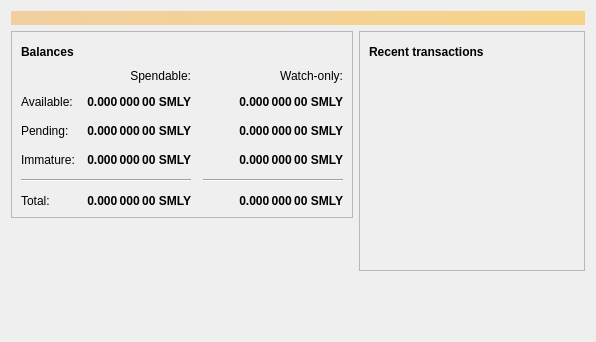
<?xml version="1.0" encoding="UTF-8"?>
<ui version="4.0">
 <class>OverviewPage</class>
 <widget class="QWidget" name="OverviewPage">
  <property name="geometry">
   <rect>
    <x>0</x>
    <y>0</y>
    <width>596</width>
    <height>342</height>
   </rect>
  </property>
  <property name="windowTitle">
   <string>Form</string>
  </property>
  <layout class="QVBoxLayout" name="topLayout">
   <item>
    <widget class="QLabel" name="labelAlerts">
     <property name="visible">
      <bool>false</bool>
     </property>
     <property name="styleSheet">
      <string notr="true">QLabel { background-color: qlineargradient(x1: 0, y1: 0, x2: 1, y2: 0, stop:0 #F0D0A0, stop:1 #F8D488); color:#000000; }</string>
     </property>
     <property name="wordWrap">
      <bool>true</bool>
     </property>
     <property name="margin">
      <number>3</number>
     </property>
     <property name="textInteractionFlags">
      <set>Qt::TextSelectableByMouse</set>
     </property>
    </widget>
   </item>
   <item>
    <layout class="QHBoxLayout" name="horizontalLayout" stretch="1,1">
     <item>
      <layout class="QVBoxLayout" name="verticalLayout_2">
       <item>
        <widget class="QFrame" name="frame">
         <property name="frameShape">
          <enum>QFrame::StyledPanel</enum>
         </property>
         <property name="frameShadow">
          <enum>QFrame::Raised</enum>
         </property>
         <layout class="QVBoxLayout" name="verticalLayout_4">
          <item>
           <layout class="QHBoxLayout" name="horizontalLayout_4">
            <item>
             <widget class="QLabel" name="label_5">
              <property name="font">
               <font>
                <weight>75</weight>
                <bold>true</bold>
               </font>
              </property>
              <property name="text">
               <string>Balances</string>
              </property>
             </widget>
            </item>
            <item>
             <widget class="QPushButton" name="labelWalletStatus">
              <property name="enabled">
               <bool>true</bool>
              </property>
              <property name="maximumSize">
               <size>
                <width>30</width>
                <height>16777215</height>
               </size>
              </property>
              <property name="toolTip">
               <string>The displayed information may be out of date. Your wallet automatically synchronizes with the Smileycoin network after a connection is established, but this process has not completed yet.</string>
              </property>
              <property name="text">
               <string/>
              </property>
              <property name="icon">
               <iconset resource="../bitcoin.qrc">
                <normaloff>:/icons/warning</normaloff>
                <disabledoff>:/icons/warning</disabledoff>:/icons/warning</iconset>
              </property>
              <property name="iconSize">
               <size>
                <width>24</width>
                <height>24</height>
               </size>
              </property>
              <property name="flat">
               <bool>true</bool>
              </property>
             </widget>
            </item>
            <item>
             <spacer name="horizontalSpacer_3">
              <property name="orientation">
               <enum>Qt::Horizontal</enum>
              </property>
              <property name="sizeHint" stdset="0">
               <size>
                <width>40</width>
                <height>20</height>
               </size>
              </property>
             </spacer>
            </item>
           </layout>
          </item>
          <item>
           <layout class="QGridLayout" name="gridLayout">
            <property name="spacing">
             <number>12</number>
            </property>
            <item row="2" column="2">
             <widget class="QLabel" name="labelWatchPending">
              <property name="font">
               <font>
                <weight>75</weight>
                <bold>true</bold>
               </font>
              </property>
              <property name="cursor">
               <cursorShape>IBeamCursor</cursorShape>
              </property>
              <property name="toolTip">
               <string>Unconfirmed transactions to watch-only addresses</string>
              </property>
              <property name="text">
               <string notr="true">0.000 000 00 SMLY</string>
              </property>
              <property name="alignment">
               <set>Qt::AlignRight|Qt::AlignTrailing|Qt::AlignVCenter</set>
              </property>
              <property name="textInteractionFlags">
               <set>Qt::LinksAccessibleByMouse|Qt::TextSelectableByKeyboard|Qt::TextSelectableByMouse</set>
              </property>
             </widget>
            </item>
            <item row="2" column="1">
             <widget class="QLabel" name="labelUnconfirmed">
              <property name="font">
               <font>
                <weight>75</weight>
                <bold>true</bold>
               </font>
              </property>
              <property name="cursor">
               <cursorShape>IBeamCursor</cursorShape>
              </property>
              <property name="toolTip">
               <string>Total of transactions that have yet to be confirmed, and do not yet count toward the spendable balance</string>
              </property>
              <property name="text">
               <string notr="true">0.000 000 00 SMLY</string>
              </property>
              <property name="alignment">
               <set>Qt::AlignRight|Qt::AlignTrailing|Qt::AlignVCenter</set>
              </property>
              <property name="textInteractionFlags">
               <set>Qt::LinksAccessibleByMouse|Qt::TextSelectableByKeyboard|Qt::TextSelectableByMouse</set>
              </property>
             </widget>
            </item>
            <item row="3" column="2">
             <widget class="QLabel" name="labelWatchImmature">
              <property name="font">
               <font>
                <weight>75</weight>
                <bold>true</bold>
               </font>
              </property>
              <property name="cursor">
               <cursorShape>IBeamCursor</cursorShape>
              </property>
              <property name="toolTip">
               <string>Mined balance in watch-only addresses that has not yet matured</string>
              </property>
              <property name="text">
               <string notr="true">0.000 000 00 SMLY</string>
              </property>
              <property name="alignment">
               <set>Qt::AlignRight|Qt::AlignTrailing|Qt::AlignVCenter</set>
              </property>
              <property name="textInteractionFlags">
               <set>Qt::LinksAccessibleByMouse|Qt::TextSelectableByKeyboard|Qt::TextSelectableByMouse</set>
              </property>
             </widget>
            </item>
            <item row="4" column="0" colspan="2">
             <widget class="Line" name="line">
              <property name="orientation">
               <enum>Qt::Horizontal</enum>
              </property>
             </widget>
            </item>
            <item row="4" column="2">
             <widget class="Line" name="lineWatchBalance">
              <property name="sizePolicy">
               <sizepolicy hsizetype="Preferred" vsizetype="Fixed">
                <horstretch>0</horstretch>
                <verstretch>0</verstretch>
               </sizepolicy>
              </property>
              <property name="minimumSize">
               <size>
                <width>140</width>
                <height>0</height>
               </size>
              </property>
              <property name="orientation">
               <enum>Qt::Horizontal</enum>
              </property>
             </widget>
            </item>
            <item row="5" column="0">
             <widget class="QLabel" name="labelTotalText">
              <property name="text">
               <string>Total:</string>
              </property>
             </widget>
            </item>
            <item row="3" column="1">
             <widget class="QLabel" name="labelImmature">
              <property name="font">
               <font>
                <weight>75</weight>
                <bold>true</bold>
               </font>
              </property>
              <property name="cursor">
               <cursorShape>IBeamCursor</cursorShape>
              </property>
              <property name="toolTip">
               <string>Mined balance that has not yet matured</string>
              </property>
              <property name="text">
               <string notr="true">0.000 000 00 SMLY</string>
              </property>
              <property name="alignment">
               <set>Qt::AlignRight|Qt::AlignTrailing|Qt::AlignVCenter</set>
              </property>
              <property name="textInteractionFlags">
               <set>Qt::LinksAccessibleByMouse|Qt::TextSelectableByKeyboard|Qt::TextSelectableByMouse</set>
              </property>
             </widget>
            </item>
            <item row="2" column="3">
             <spacer name="horizontalSpacer_2">
              <property name="orientation">
               <enum>Qt::Horizontal</enum>
              </property>
              <property name="sizeHint" stdset="0">
               <size>
                <width>40</width>
                <height>20</height>
               </size>
              </property>
             </spacer>
            </item>
            <item row="3" column="0">
             <widget class="QLabel" name="labelImmatureText">
              <property name="text">
               <string>Immature:</string>
              </property>
             </widget>
            </item>
            <item row="5" column="1">
             <widget class="QLabel" name="labelTotal">
              <property name="font">
               <font>
                <weight>75</weight>
                <bold>true</bold>
               </font>
              </property>
              <property name="cursor">
               <cursorShape>IBeamCursor</cursorShape>
              </property>
              <property name="toolTip">
               <string>Your current total balance</string>
              </property>
              <property name="text">
               <string notr="true">0.000 000 00 SMLY</string>
              </property>
              <property name="alignment">
               <set>Qt::AlignRight|Qt::AlignTrailing|Qt::AlignVCenter</set>
              </property>
              <property name="textInteractionFlags">
               <set>Qt::LinksAccessibleByMouse|Qt::TextSelectableByKeyboard|Qt::TextSelectableByMouse</set>
              </property>
             </widget>
            </item>
            <item row="5" column="2">
             <widget class="QLabel" name="labelWatchTotal">
              <property name="font">
               <font>
                <weight>75</weight>
                <bold>true</bold>
               </font>
              </property>
              <property name="cursor">
               <cursorShape>IBeamCursor</cursorShape>
              </property>
              <property name="toolTip">
               <string>Current total balance in watch-only addresses</string>
              </property>
              <property name="text">
               <string notr="true">0.000 000 00 SMLY</string>
              </property>
              <property name="alignment">
               <set>Qt::AlignRight|Qt::AlignTrailing|Qt::AlignVCenter</set>
              </property>
              <property name="textInteractionFlags">
               <set>Qt::LinksAccessibleByMouse|Qt::TextSelectableByKeyboard|Qt::TextSelectableByMouse</set>
              </property>
             </widget>
            </item>
            <item row="0" column="2">
             <widget class="QLabel" name="labelWatchonly">
              <property name="text">
               <string>Watch-only:</string>
              </property>
              <property name="alignment">
               <set>Qt::AlignRight|Qt::AlignTrailing|Qt::AlignVCenter</set>
              </property>
             </widget>
            </item>
            <item row="1" column="0">
             <widget class="QLabel" name="labelBalanceText">
              <property name="text">
               <string>Available:</string>
              </property>
             </widget>
            </item>
            <item row="1" column="1">
             <widget class="QLabel" name="labelBalance">
              <property name="font">
               <font>
                <weight>75</weight>
                <bold>true</bold>
               </font>
              </property>
              <property name="cursor">
               <cursorShape>IBeamCursor</cursorShape>
              </property>
              <property name="toolTip">
               <string>Your current spendable balance</string>
              </property>
              <property name="text">
               <string notr="true">0.000 000 00 SMLY</string>
              </property>
              <property name="alignment">
               <set>Qt::AlignRight|Qt::AlignTrailing|Qt::AlignVCenter</set>
              </property>
              <property name="textInteractionFlags">
               <set>Qt::LinksAccessibleByMouse|Qt::TextSelectableByKeyboard|Qt::TextSelectableByMouse</set>
              </property>
             </widget>
            </item>
            <item row="1" column="2">
             <widget class="QLabel" name="labelWatchAvailable">
              <property name="font">
               <font>
                <weight>75</weight>
                <bold>true</bold>
               </font>
              </property>
              <property name="cursor">
               <cursorShape>IBeamCursor</cursorShape>
              </property>
              <property name="toolTip">
               <string>Your current balance in watch-only addresses</string>
              </property>
              <property name="text">
               <string notr="true">0.000 000 00 SMLY</string>
              </property>
              <property name="alignment">
               <set>Qt::AlignRight|Qt::AlignTrailing|Qt::AlignVCenter</set>
              </property>
              <property name="textInteractionFlags">
               <set>Qt::LinksAccessibleByMouse|Qt::TextSelectableByKeyboard|Qt::TextSelectableByMouse</set>
              </property>
             </widget>
            </item>
            <item row="2" column="0">
             <widget class="QLabel" name="labelPendingText">
              <property name="text">
               <string>Pending:</string>
              </property>
             </widget>
            </item>
            <item row="0" column="1">
             <widget class="QLabel" name="labelSpendable">
              <property name="text">
               <string>Spendable:</string>
              </property>
              <property name="alignment">
               <set>Qt::AlignRight|Qt::AlignTrailing|Qt::AlignVCenter</set>
              </property>
             </widget>
            </item>
           </layout>
          </item>
         </layout>
        </widget>
       </item>
       <item>
        <spacer name="verticalSpacer">
         <property name="orientation">
          <enum>Qt::Vertical</enum>
         </property>
         <property name="sizeHint" stdset="0">
          <size>
           <width>20</width>
           <height>40</height>
          </size>
         </property>
        </spacer>
       </item>
      </layout>
     </item>
     <item>
      <layout class="QVBoxLayout" name="verticalLayout_3">
       <item>
        <widget class="QFrame" name="frame_2">
         <property name="frameShape">
          <enum>QFrame::StyledPanel</enum>
         </property>
         <property name="frameShadow">
          <enum>QFrame::Raised</enum>
         </property>
         <layout class="QVBoxLayout" name="verticalLayout">
          <item>
           <layout class="QHBoxLayout" name="horizontalLayout_2">
            <item>
             <widget class="QLabel" name="label_4">
              <property name="font">
               <font>
                <weight>75</weight>
                <bold>true</bold>
               </font>
              </property>
              <property name="text">
               <string>Recent transactions</string>
              </property>
             </widget>
            </item>
            <item>
             <widget class="QPushButton" name="labelTransactionsStatus">
              <property name="enabled">
               <bool>true</bool>
              </property>
              <property name="maximumSize">
               <size>
                <width>30</width>
                <height>16777215</height>
               </size>
              </property>
              <property name="toolTip">
               <string>The displayed information may be out of date. Your wallet automatically synchronizes with the Smileycoin network after a connection is established, but this process has not completed yet.</string>
              </property>
              <property name="text">
               <string/>
              </property>
              <property name="icon">
               <iconset resource="../bitcoin.qrc">
                <normaloff>:/icons/warning</normaloff>
                <disabledoff>:/icons/warning</disabledoff>:/icons/warning</iconset>
              </property>
              <property name="iconSize">
               <size>
                <width>24</width>
                <height>24</height>
               </size>
              </property>
              <property name="flat">
               <bool>true</bool>
              </property>
             </widget>
            </item>
            <item>
             <spacer name="horizontalSpacer">
              <property name="orientation">
               <enum>Qt::Horizontal</enum>
              </property>
              <property name="sizeHint" stdset="0">
               <size>
                <width>40</width>
                <height>20</height>
               </size>
              </property>
             </spacer>
            </item>
           </layout>
          </item>
          <item>
           <widget class="QListView" name="listTransactions">
            <property name="styleSheet">
             <string notr="true">QListView { background: transparent; }</string>
            </property>
            <property name="frameShape">
             <enum>QFrame::NoFrame</enum>
            </property>
            <property name="verticalScrollBarPolicy">
             <enum>Qt::ScrollBarAlwaysOff</enum>
            </property>
            <property name="horizontalScrollBarPolicy">
             <enum>Qt::ScrollBarAlwaysOff</enum>
            </property>
            <property name="selectionMode">
             <enum>QAbstractItemView::NoSelection</enum>
            </property>
           </widget>
          </item>
         </layout>
        </widget>
       </item>
       <item>
        <spacer name="verticalSpacer_2">
         <property name="orientation">
          <enum>Qt::Vertical</enum>
         </property>
         <property name="sizeHint" stdset="0">
          <size>
           <width>20</width>
           <height>40</height>
          </size>
         </property>
        </spacer>
       </item>
      </layout>
     </item>
    </layout>
   </item>
  </layout>
 </widget>
 <resources/>
 <connections/>
</ui>
